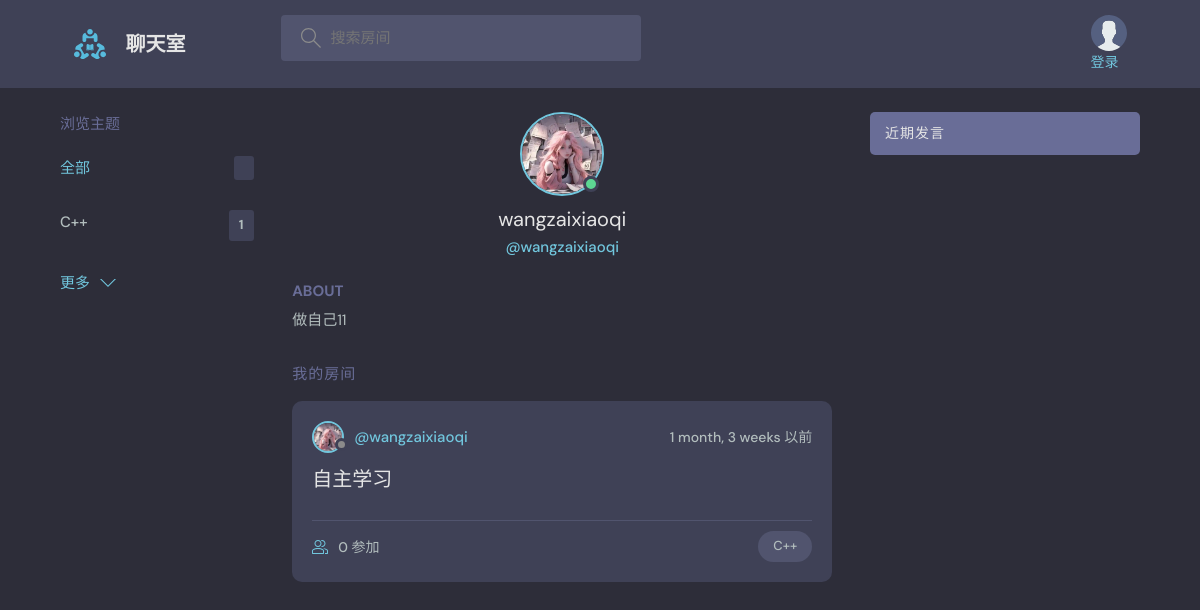
The app's page /profile/1/, older data.
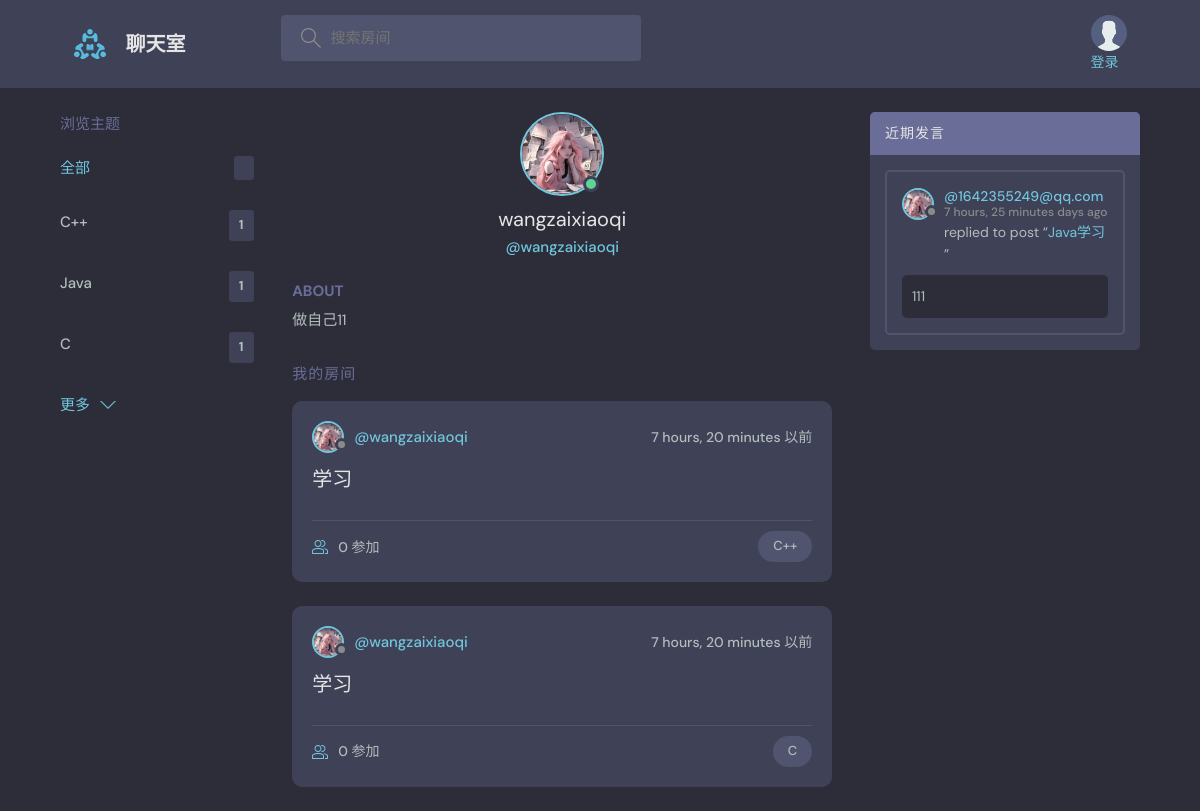
The same page, newer data.
### base/models.py (models this page shows, shortened)
class Topic(models.Model):
    name =models.CharField(max_length=200)

class User(AbstractUser):
    name =models.CharField(max_length=200,null=True)
    email=models.EmailField(unique=True, null=True)
    bio=models.TextField(null=True)
    avatar=models.ImageField(null=True,default='avatar.svg')
    USERNAME_FIELD='email'
    REQUIRED_FIELDS=[]

class Room(models.Model):
    host =models.ForeignKey(User,on_delete=models.SET_NULL,null=True)
    topic=models.ForeignKey(Topic,on_delete=models.SET_NULL,null=True)
    name=models.CharField(max_length=200)
    description =models.TextField(null=True,blank=True)
    participants = models.ManyToManyField(
        User,related_name='participants',blank=True)
    updated =models.DateTimeField(auto_now=True)
    created=models.DateTimeField(auto_now_add=True)
    class Meta:
        ordering=['-updated','created']
    def __str__(self):
        return self.name

class Message(models.Model):
    user=models.ForeignKey(User,on_delete=models.CASCADE)
    room=models.ForeignKey(Room,on_delete=models.CASCADE)
    body=models.TextField()
    updated =models.DateTimeField(auto_now=True)
    created=models.DateTimeField(auto_now_add=True)
    class Meta:
        ordering=['-updated','created']

### base/views.py (the view)
# urls.py: path('profile/<str:pk>/',views.userProfile,name="user-profile"),
def userProfile(request,pk):
    user=User.objects.get(id=pk)
    rooms=user.room_set.all()
    room_messages =user.message_set.all()
    topics =Topic.objects.all()
    context={'user':user,'rooms':rooms,'room_messages':room_messages,'topics':topics}
    return render(request,'base/profile.html',context)

### base/templates/base/profile.html (shortened to what this page needs)
{%extends 'main.html'%}
{%block content%}
<main class="profile-page layout layout--3">
  <div class="container">
    {%include 'base/topics_component.html'%}
    <div class="roomList">
      <div class="profile">
        <div class="profile__avatar">
          <div class="avatar avatar--large active">
            <img src="{{user.avatar.url}}" />
          </div>
        </div>
        <div class="profile__info">
          <h3>{{user.username}}</h3>
          <p>@{{user.username}}</p>
        </div>
        <div class="profile__about">
          <h3>About</h3>
          <p>
            {{user.bio}}
          </p>
        </div>
      </div>
      <div class="roomList__header">
        <div>
          <h2>我的房间</a>
          </h2>
        </div>
      </div>
      {%include 'base/feed_component.html'%}
    </div>
    {%include 'base/activity_component.html'%}
  </div>
</main>
{%endblock%}

### templates/main.html (shortened to what this page needs)
<!DOCTYPE html>
{%load static%}
<html lang="en">
<head>
    <link rel="stylesheet" href=" {%static 'styles/style.css'%}"/>
</head>
<body>
{% include 'navbar.html'%}
{% block content%}
{% endblock %}
</body>
</html>

### templates/navbar.html (shortened to what this page needs)
{% load static %}
<header class="header header--loggedIn">
  <div class="container">
    <a href="{%url 'home'%}" class="header__logo">
      <img src="{% static 'images/logo.svg'%}" />
      <h1>聊天室</h1>
    </a>
    <form class="header__search" method="GET"   id="searchQuery" action="{% url 'home'%}">
      <label>
        <input name="q" placeholder="搜索房间" onclick="submitSearch()"/>
      </label>
    </form>
    <nav class="header__menu">
      {%if request.user.is_authenticated%}
      <div class="header__user">
        <a href="{% url 'user-profile' request.user.id %}">
          <div class="avatar avatar--medium active">
            <img src="{{request.user.avatar.url}}" />
          </div>
          <p>{{request.user.username}} <span>@{{request.user.username}}</span></p>
        </a>
        <button class="dropdown-button">
          <svg version="1.1" xmlns="http://www.w3.org/2000/svg" width="32" height="32" viewBox="0 0 32 32">
            <title>chevron-down</title>
            <path d="M16 21l-13-13h-3l16 16 16-16h-3l-13 13z"></path>
          </svg>
        </button>
      </div>
      {% else %}
      <div>
        <a href="{% url 'login' %}">
          <img src="{% static 'images/avatar.svg'%}" />
        </a>
        <a href="{% url 'login' %}"><span>登录</span></a>
      </div>
      {%endif%}
    </nav>
  </div>
</header>

### base/templates/base/topics_component.html
<div class="topics">
    <div class="topics__header">
      <h2>浏览主题</h2>
    </div>
    <ul class="topics__list">
      <li>
        <a href="{% url 'home'%}" class="active">全部 <span>{{topic.count}}</span></a>
      </li>
      {%for topic in topics%}
     <li>
    <a href="{% url 'home' %}?q={{ topic.name|urlencode }}">{{ topic.name }}<span>{{ topic.room_set.all.count }}</span></a>
</li>
    {%endfor%}
    </ul>
    <a class="btn btn--link" href="{% url 'topics' %}">
      更多
      <svg version="1.1" xmlns="http://www.w3.org/2000/svg" width="32" height="32" viewBox="0 0 32 32">
        <title>chevron-down</title>
        <path d="M16 21l-13-13h-3l16 16 16-16h-3l-13 13z"></path>
      </svg>
    </a>
  </div>

### base/templates/base/feed_component.html (shortened to what this page needs)
{% for room in rooms %}
<div class="roomListRoom">
    <div class="roomListRoom__header">
      <a href="{% url 'user-profile' room.host.id%}" class="roomListRoom__author">
        <div class="avatar avatar--small">
          <img src="{{room.host.avatar.url}}" />
        </div>
        <span>@{{room.host.username}}</span>
      </a>
      <div class="roomListRoom__actions">
        <span>{{room.created|timesince}} 以前</span>
      </div>
    </div>
    <div class="roomListRoom__content">
      <a href="{% url 'room' room.id %}">{{room.name}}</a>
    </div>
    <div class="roomListRoom__meta">
      <a href="{% url 'room' room.id %}" class="roomListRoom__joined">
        {{room.participants.all.count}} 参加
      </a>
      <p class="roomListRoom__topic">{{room.topic.name}}</p>
    </div>
  </div>
  {% endfor%}

### base/templates/base/activity_component.html (shortened to what this page needs)
<div class="activities">
    <div class="activities__header">
      <h2>近期发言</h2>
    </div>
    {% for message in room_messages %}
    <div class="activities__box">
      <div class="activities__boxHeader roomListRoom__header">
        <a href="{%url 'user-profile' message.user.id %}" class="roomListRoom__author">
          <div class="avatar avatar--small">
            <img src="{{message.user.avatar.url}}" />
          </div>
          <p>
            @{{message.user}}
            <span>{{message.created|timesince}} days ago</span>
          </p>
        </a>
      </div>
      <div class="activities__boxContent">
        <p>replied to post “<a href="{% url 'room' message.room.id %}">{{message.room}}</a>”</p>
        <div class="activities__boxRoomContent">
            {{message.body}}
        </div>
      </div>
    </div>
    {%endfor%}
  </div>

Row changes from the older to the newer data that the page shows:
removed Room: host.avatar (picture), host.username "wangzaixiaoqi", created "1 month, 3 weeks", name "自主学习", participants.all.count "0", topic.name "C++"
added Topic: name "Java", room_set.all.count "1"
added Topic: name "C", room_set.all.count "1"
added Room: host.avatar (picture), host.username "wangzaixiaoqi", created "7 hours, 20 minutes", name "学习", participants.all.count "0", topic.name "C++"
added Room: host.avatar (picture), host.username "wangzaixiaoqi", created "7 hours, 20 minutes", name "学习", participants.all.count "0", topic.name "C"
added Message: user.avatar (picture), user "1642355249@qq.com", created "7 hours, 25 minutes", room "Java学习", body "111"
